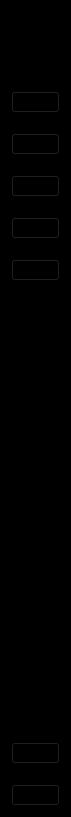
      <widget class="QWidget" name="icon_only_widget" native="true">
       <property name="minimumSize">
        <size>
         <width>71</width>
         <height>0</height>
        </size>
       </property>
       <property name="maximumSize">
        <size>
         <width>71</width>
         <height>16777215</height>
        </size>
       </property>
       <property name="styleSheet">
        <string notr="true">QWidget {
	background-color: rgb(0, 0, 0);

}

QPushButton:checked {
	background-color: white;
	border-radius: 3px;
}
</string>
       </property>
       <layout class="QVBoxLayout" name="verticalLayout_12">
        <property name="topMargin">
         <number>30</number>
        </property>
        <item>
         <layout class="QHBoxLayout" name="horizontalLayout_2">
          <item>
           <spacer name="horizontalSpacer_2">
            <property name="orientation">
             <enum>Qt::Horizontal</enum>
            </property>
            <property name="sizeHint" stdset="0">
             <size>
              <width>20</width>
              <height>20</height>
             </size>
            </property>
           </spacer>
          </item>
          <item>
           <widget class="QLabel" name="label_4">
            <property name="maximumSize">
             <size>
              <width>40</width>
              <height>40</height>
             </size>
            </property>
            <property name="text">
             <string/>
            </property>
            <property name="pixmap">
             <pixmap resource="../resources/resources.qrc">:/images/logo (1).png</pixmap>
            </property>
            <property name="scaledContents">
             <bool>true</bool>
            </property>
           </widget>
          </item>
          <item>
           <spacer name="horizontalSpacer">
            <property name="orientation">
             <enum>Qt::Horizontal</enum>
            </property>
            <property name="sizeHint" stdset="0">
             <size>
              <width>20</width>
              <height>20</height>
             </size>
            </property>
           </spacer>
          </item>
         </layout>
        </item>
        <item>
         <layout class="QVBoxLayout" name="verticalLayout_9">
          <property name="spacing">
           <number>20</number>
          </property>
          <property name="topMargin">
           <number>35</number>
          </property>
          <item>
           <widget class="QPushButton" name="dashboard_1">
            <property name="text">
             <string/>
            </property>
            <property name="icon">
             <iconset resource="../resources/resources.qrc">
              <normaloff>:/images/dashboardsmall1.png</normaloff>
              <normalon>:/images/dashboardsmall2.png</normalon>:/images/dashboardsmall1.png</iconset>
            </property>
            <property name="checkable">
             <bool>true</bool>
            </property>
            <property name="autoExclusive">
             <bool>true</bool>
            </property>
           </widget>
          </item>
          <item>
           <widget class="QPushButton" name="institution_1">
            <property name="text">
             <string/>
            </property>
            <property name="icon">
             <iconset resource="../resources/resources.qrc">
              <normaloff>:/images/institutionsmall1.png</normaloff>
              <normalon>:/images/institutionsmall2.png</normalon>:/images/institutionsmall1.png</iconset>
            </property>
            <property name="iconSize">
             <size>
              <width>100</width>
              <height>16</height>
             </size>
            </property>
            <property name="checkable">
             <bool>true</bool>
            </property>
            <property name="autoExclusive">
             <bool>true</bool>
            </property>
           </widget>
          </item>
          <item>
           <widget class="QPushButton" name="students_1">
            <property name="text">
             <string/>
            </property>
            <property name="icon">
             <iconset resource="../resources/resources.qrc">
              <normaloff>:/images/studentssmall1.png</normaloff>
              <normalon>:/images/studentssmall2.png</normalon>:/images/studentssmall1.png</iconset>
            </property>
            <property name="iconSize">
             <size>
              <width>100</width>
              <height>20</height>
             </size>
            </property>
            <property name="checkable">
             <bool>true</bool>
            </property>
            <property name="autoExclusive">
             <bool>true</bool>
            </property>
           </widget>
          </item>
          <item>
           <widget class="QPushButton" name="teachers_1">
            <property name="text">
             <string/>
            </property>
            <property name="icon">
             <iconset resource="../resources/resources.qrc">
              <normaloff>:/images/teacherssmall1.png</normaloff>
              <normalon>:/images/teacherssmall2.png</normalon>:/images/teacherssmall1.png</iconset>
            </property>
            <property name="iconSize">
             <size>
              <width>100</width>
              <height>20</height>
             </size>
            </property>
            <property name="checkable">
             <bool>true</bool>
            </property>
            <property name="autoExclusive">
             <bool>true</bool>
            </property>
           </widget>
          </item>
          <item>
           <widget class="QPushButton" name="finance_1">
            <property name="text">
             <string/>
            </property>
            <property name="icon">
             <iconset resource="../resources/resources.qrc">
              <normaloff>:/images/financessmall1.png</normaloff>
              <normalon>:/images/financessmall2.png</normalon>:/images/financessmall1.png</iconset>
            </property>
            <property name="iconSize">
             <size>
              <width>100</width>
              <height>20</height>
             </size>
            </property>
            <property name="checkable">
             <bool>true</bool>
            </property>
            <property name="autoExclusive">
             <bool>true</bool>
            </property>
           </widget>
          </item>
         </layout>
        </item>
        <item>
         <spacer name="verticalSpacer_2">
          <property name="orientation">
           <enum>Qt::Vertical</enum>
          </property>
          <property name="sizeHint" stdset="0">
           <size>
            <width>20</width>
            <height>455</height>
           </size>
          </property>
         </spacer>
        </item>
        <item>
         <layout class="QVBoxLayout" name="verticalLayout_10">
          <property name="spacing">
           <number>20</number>
          </property>
          <item>
           <widget class="QPushButton" name="settings_1">
            <property name="text">
             <string/>
            </property>
            <property name="icon">
             <iconset resource="../resources/resources.qrc">
              <normaloff>:/images/settingssmall1.png</normaloff>
              <normalon>:/images/settingssmall2.png</normalon>:/images/settingssmall1.png</iconset>
            </property>
            <property name="iconSize">
             <size>
              <width>100</width>
              <height>20</height>
             </size>
            </property>
            <property name="checkable">
             <bool>true</bool>
            </property>
            <property name="checked">
             <bool>false</bool>
            </property>
            <property name="autoExclusive">
             <bool>true</bool>
            </property>
           </widget>
          </item>
          <item>
           <widget class="QPushButton" name="sign_out_1">
            <property name="text">
             <string/>
            </property>
            <property name="icon">
             <iconset resource="../resources/resources.qrc">
              <normaloff>:/images/signoutsmall1.png</normaloff>
              <normalon>:/images/signoutsmall2.png</normalon>:/images/signoutsmall1.png</iconset>
            </property>
            <property name="iconSize">
             <size>
              <width>100</width>
              <height>16</height>
             </size>
            </property>
            <property name="checkable">
             <bool>true</bool>
            </property>
            <property name="checked">
             <bool>false</bool>
            </property>
            <property name="autoExclusive">
             <bool>true</bool>
            </property>
           </widget>
          </item>
         </layout>
        </item>
       </layout>
      </widget>
